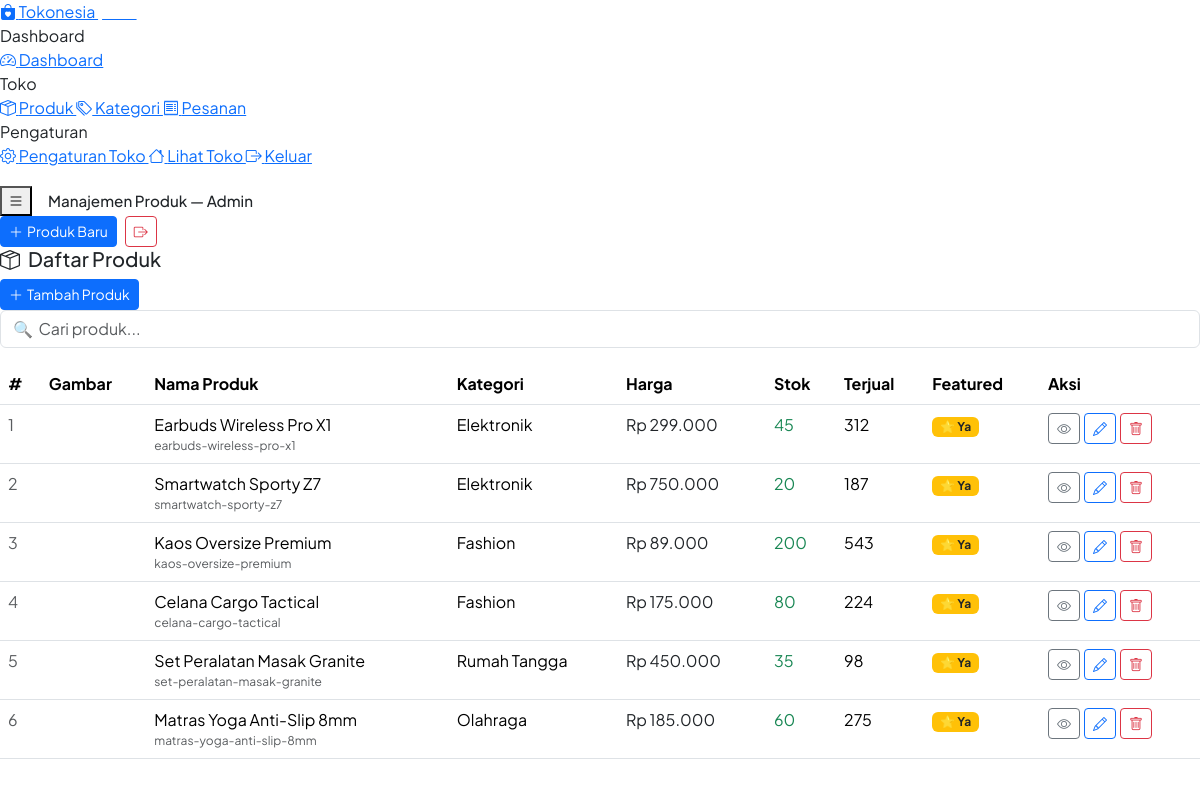
/admin/products.php (signed in), run on the app's committed database.
### tables this page shows
CREATE TABLE `products` (
  `id`          INT UNSIGNED NOT NULL AUTO_INCREMENT,
  `category_id` INT UNSIGNED NOT NULL,
  `name`        VARCHAR(200) NOT NULL,
  `slug`        VARCHAR(220) NOT NULL UNIQUE,
  `description` TEXT,
  `price`       DECIMAL(15,2) NOT NULL DEFAULT 0,
  `stock`       INT NOT NULL DEFAULT 0,
  `sold_count`  INT NOT NULL DEFAULT 0,
  `is_featured` TINYINT(1) NOT NULL DEFAULT 0,
  `created_at`  TIMESTAMP NOT NULL DEFAULT CURRENT_TIMESTAMP,
  PRIMARY KEY (`id`),
  FOREIGN KEY (`category_id`) REFERENCES `categories`(`id`) ON DELETE RESTRICT
);

CREATE TABLE `categories` (
  `id`         INT UNSIGNED NOT NULL AUTO_INCREMENT,
  `name`       VARCHAR(100) NOT NULL,
  `slug`       VARCHAR(120) NOT NULL UNIQUE,
  `icon`       VARCHAR(50)  DEFAULT 'bi-tag',
  `created_at` TIMESTAMP NOT NULL DEFAULT CURRENT_TIMESTAMP,
  PRIMARY KEY (`id`)
);

### includes/config.php (called while the page is built, shortened)
<?php
function getDB(): PDO {
    static $pdo = null;
    if ($pdo === null) {
        $dsn = sprintf('mysql:host=%s;dbname=%s;charset=%s', DB_HOST, DB_NAME, DB_CHARSET);
        $options = [
            PDO::ATTR_ERRMODE            => PDO::ERRMODE_EXCEPTION,
            PDO::ATTR_DEFAULT_FETCH_MODE => PDO::FETCH_ASSOC,
            PDO::ATTR_EMULATE_PREPARES   => false,
        ];
        try {
            $pdo = new PDO($dsn, DB_USER, DB_PASS, $options);
        } catch (PDOException $e) {
            die(json_encode(['error' => 'Database connection failed: ' . $e->getMessage()]));
        }
    }
    return $pdo;
}

### includes/functions.php (called while the page is built, shortened)
<?php
require_once __DIR__ . '/config.php';
function formatRupiah(float $amount): string {
    return 'Rp ' . number_format($amount, 0, ',', '.');
}
function getSetting(string $key, string $default = ''): string {
    static $settings = null;
    if ($settings === null) {
        $stmt = getDB()->query('SELECT `key`, `value` FROM `settings`');
        $settings = $stmt->fetchAll(PDO::FETCH_KEY_PAIR);
    }
    return $settings[$key] ?? $default;
}
function e(string $str): string {
    return htmlspecialchars($str, ENT_QUOTES, 'UTF-8');
}

### admin/products.php (the view, shortened to what this page needs)
<?php
require_once __DIR__ . '/../includes/functions.php';
$db     = getDB();
$action = $_GET['action'] ?? 'list';
$editId = (int)($_GET['id'] ?? 0);
$products = $db->query(
    'SELECT p.*, c.name AS category_name,
            (SELECT image_path FROM product_images WHERE product_id = p.id AND is_primary = 1 LIMIT 1) AS img
     FROM products p JOIN categories c ON c.id = p.category_id
     ORDER BY p.created_at DESC'
)->fetchAll();
$pageTitle = ($action === 'list' ? 'Manajemen Produk' : ($editId ? 'Edit Produk' : 'Tambah Produk')) . ' — Admin';
require_once __DIR__ . '/../includes/admin-header.php';
?>
<?php if ($action === 'list'): ?>
<div class="admin-card">
  <div class="admin-card-header">
    <h5 class="admin-card-title"><i class="bi bi-box-seam me-2"></i>Daftar Produk</h5>
    <a href="?action=add" class="btn btn-primary btn-sm fw-600">
      <i class="bi bi-plus-lg me-1"></i>Tambah Produk
    </a>
  </div>
  <div class="mb-3">
    <input type="text" id="tableSearch" class="form-control" placeholder="🔍  Cari produk...">
  </div>
  <div class="table-responsive">
    <table class="table admin-table" id="adminTable">
      <thead>
        <tr>
          <th>#</th>
          <th>Gambar</th>
          <th>Nama Produk</th>
          <th>Kategori</th>
          <th>Harga</th>
          <th>Stok</th>
          <th>Terjual</th>
          <th>Featured</th>
          <th>Aksi</th>
        </tr>
      </thead>
      <tbody>
        <?php foreach ($products as $i => $p):
          $imgUrl = $p['img']
            ? (file_exists(UPLOAD_DIR . $p['img']) ? UPLOAD_URL . $p['img'] : BASE_URL . '/assets/images/placeholder.png')
            : BASE_URL . '/assets/images/placeholder.png';
        ?>
          <tr>
            <td class="text-muted"><?= $i + 1 ?></td>
            <td><img src="<?= e($imgUrl) ?>" class="product-thumb" alt="" /></td>
            <td>
              <div class="fw-700"><?= e($p['name']) ?></div>
              <div class="text-muted" style="font-size:.75rem;"><?= e($p['slug']) ?></div>
            </td>
            <td><?= e($p['category_name']) ?></td>
            <td class="fw-600" style="color:var(--primary);"><?= formatRupiah((float)$p['price']) ?></td>
            <td>
              <span class="fw-600 <?= $p['stock'] == 0 ? 'text-danger' : ($p['stock'] < 5 ? 'text-warning' : 'text-success') ?>">
                <?= (int)$p['stock'] ?>
              </span>
            </td>
            <td><?= number_format((int)$p['sold_count']) ?></td>
            <td>
              <?php if ($p['is_featured']): ?>
                <span class="badge bg-warning text-dark">⭐ Ya</span>
              <?php else: ?>
                <span class="text-muted small">—</span>
              <?php endif; ?>
            </td>
            <td>
              <div class="d-flex gap-1">
                <a href="<?= BASE_URL ?>/product-detail.php?slug=<?= e($p['slug']) ?>" target="_blank"
                   class="btn btn-sm btn-outline-secondary" title="Lihat"><i class="bi bi-eye"></i></a>
                <a href="?action=edit&id=<?= $p['id'] ?>"
                   class="btn btn-sm btn-outline-primary" title="Edit"><i class="bi bi-pencil"></i></a>
                <button onclick="confirmDelete('?action=delete&id=<?= $p['id'] ?>','<?= e(addslashes($p['name'])) ?>')"
                        class="btn btn-sm btn-outline-danger" title="Hapus"><i class="bi bi-trash"></i></button>
              </div>
            </td>
          </tr>
        <?php endforeach; ?>
      </tbody>
    </table>
  </div>
</div>
<?php endif; ?>
<?php require_once __DIR__ . '/../includes/admin-footer.php'; ?>

### includes/admin-header.php (shortened to what this page needs)
<?php
$adminMenu = [
  'Dashboard' => [
    ['icon' => 'bi-speedometer2', 'label' => 'Dashboard',      'url' => BASE_URL . '/admin/index.php'],
  ],
  'Toko' => [
    ['icon' => 'bi-box-seam',     'label' => 'Produk',         'url' => BASE_URL . '/admin/products.php'],
    ['icon' => 'bi-tags',         'label' => 'Kategori',       'url' => BASE_URL . '/admin/categories.php'],
    ['icon' => 'bi-receipt',      'label' => 'Pesanan',        'url' => BASE_URL . '/admin/orders.php'],
  ],
  'Pengaturan' => [
    ['icon' => 'bi-gear',         'label' => 'Pengaturan Toko','url' => BASE_URL . '/admin/settings.php'],
    ['icon' => 'bi-house',        'label' => 'Lihat Toko',     'url' => BASE_URL . '/index.php', 'target' => '_blank'],
    ['icon' => 'bi-box-arrow-right','label'=> 'Keluar',        'url' => BASE_URL . '/logout.php'],
  ],
];
$currentUrl = BASE_URL . '/admin/' . basename($_SERVER['PHP_SELF']);
?>
<!DOCTYPE html>
<html lang="id">
<head>
  <link rel="stylesheet" href="https://cdn.jsdelivr.net/npm/bootstrap@5.3.3/dist/css/bootstrap.min.css" />
  <link rel="stylesheet" href="https://cdn.jsdelivr.net/npm/bootstrap-icons@1.11.3/font/bootstrap-icons.min.css" />
  <link rel="stylesheet" href="<?= BASE_URL ?>/assets/css/style.css" />
  <link rel="stylesheet" href="<?= BASE_URL ?>/assets/css/admin.css" />
</head>
<body style="font-family:'Plus Jakarta Sans',sans-serif;">
<div class="admin-wrapper">
  <aside class="admin-sidebar" id="adminSidebar">
    <a href="<?= BASE_URL ?>/admin/index.php" class="admin-sidebar-brand">
      <i class="bi bi-bag-heart-fill"></i>
      <?= e(getSetting('site_name', 'Tokonesia')) ?>
      <span style="font-size:.65rem;color:rgba(255,255,255,.4);font-weight:600;margin-left:4px;">ADMIN</span>
    </a>
    <nav class="admin-nav">
      <?php foreach ($adminMenu as $section => $links): ?>
        <div class="admin-nav-section"><?= $section ?></div>
        <?php foreach ($links as $link):
          $isActive = str_contains($currentUrl, basename($link['url']));
        ?>
          <a href="<?= $link['url'] ?>"
             class="admin-nav-link <?= $isActive ? 'active' : '' ?>"
             <?= isset($link['target']) ? 'target="' . $link['target'] . '"' : '' ?>>
            <i class="bi <?= $link['icon'] ?>"></i>
            <?= $link['label'] ?>
          </a>
        <?php endforeach; ?>
      <?php endforeach; ?>
    </nav>
    <div class="admin-sidebar-footer">
      <div style="font-size:.75rem;color:rgba(255,255,255,.4);">
        <i class="bi bi-person-circle me-1"></i>
      </div>
    </div>
  </aside>
  <div class="admin-main">
    <div class="admin-topbar">
      <div class="d-flex align-items-center gap-3">
        <button class="admin-menu-toggle" onclick="toggleSidebar()">
          <i class="bi bi-list"></i>
        </button>
        <h6 class="mb-0 fw-700" style="font-size:.95rem;"><?= e($pageTitle ?? 'Dashboard') ?></h6>
      </div>
      <div class="d-flex align-items-center gap-2">
        <a href="<?= BASE_URL ?>/admin/products.php?action=add" class="btn btn-sm btn-primary fw-600 d-none d-md-flex align-items-center gap-1">
          <i class="bi bi-plus-lg"></i>Produk Baru
        </a>
        <a href="<?= BASE_URL ?>/logout.php" class="btn btn-sm btn-outline-danger">
          <i class="bi bi-box-arrow-right"></i>
        </a>
      </div>
    </div>
    <div class="admin-content">

### includes/admin-footer.php (shortened to what this page needs)
    </div>
  </div>
</div>
</body>
</html>

### data on the page
products: name "Earbuds Wireless Pro X1", slug "earbuds-wireless-pro-x1", category.name "Elektronik", price "Rp 299.000", stock "45", sold_count "312", is_featured "⭐ Ya"
products: name "Smartwatch Sporty Z7", slug "smartwatch-sporty-z7", category.name "Elektronik", price "Rp 750.000", stock "20", sold_count "187", is_featured "⭐ Ya"
products: name "Kaos Oversize Premium", slug "kaos-oversize-premium", category.name "Fashion", price "Rp 89.000", stock "200", sold_count "543", is_featured "⭐ Ya"
products: name "Celana Cargo Tactical", slug "celana-cargo-tactical", category.name "Fashion", price "Rp 175.000", stock "80", sold_count "224", is_featured "⭐ Ya"
products: name "Set Peralatan Masak Granite", slug "set-peralatan-masak-granite", category.name "Rumah Tangga", price "Rp 450.000", stock "35", sold_count "98", is_featured "⭐ Ya"
products: name "Matras Yoga Anti-Slip 8mm", slug "matras-yoga-anti-slip-8mm", category.name "Olahraga", price "Rp 185.000", stock "60", sold_count "275", is_featured "⭐ Ya"

### other printed values
getSetting('site_name', 'Tokonesia') "Tokonesia"
$section "Dashboard"
$link['label'] "Dashboard"
$section "Toko"
$link['label'] "Produk"
$link['label'] "Kategori"
$link['label'] "Pesanan"
$section "Pengaturan"
$link['label'] "Pengaturan Toko"
$link['label'] "Lihat Toko"
$link['label'] "Keluar"
$pageTitle "Manajemen Produk — Admin"
